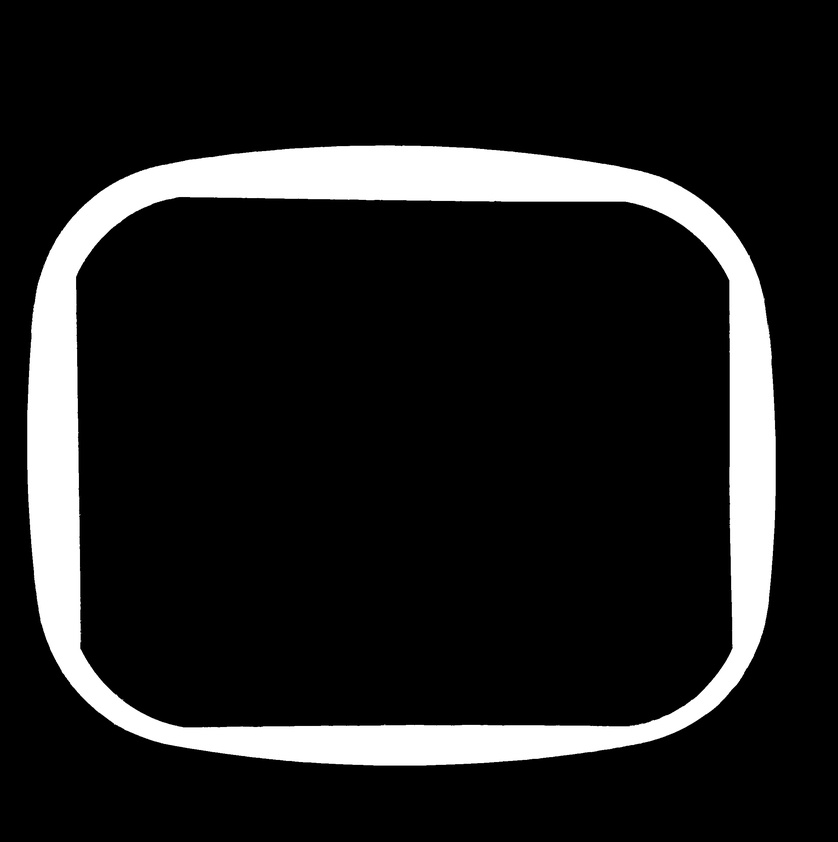
#> input picture docs/5x7_segmented.jpg, 838 x 842 px, shrunk from 2368 x 2380 before the run, found by its file name
$ python process-segmented-5x7.py
#> lines starting #> are read from the running program, lines starting #| are printed output that depends on the picture; after the words box and inside, x2 and y2 are one past the last pixel; in counts of white or black regions, pixels touching at a corner belong together
import cv2
import numpy as np
import math

# Load the image
image = cv2.imread("/photos/5x7_segmented.jpg")
#> image is the input picture: shape (842, 838, 3); min 0, max 255, mean 31.2

# Convert to grayscale
grayscale = cv2.cvtColor(image, cv2.COLOR_BGR2GRAY)

# Find contours
contours, hierarchy = cv2.findContours(grayscale, cv2.RETR_TREE, cv2.CHAIN_APPROX_SIMPLE)
#> contours = 1621 contours, 1579 with area under 20; largest, box (x1, y1, x2, y2) and area: (24, 142, 779, 768) 424259, (76, 197, 732, 727) 327526, (727, 359, 730, 465) 208, (775, 434, 778, 506) 140, (25, 413, 28, 466) 102

# Draw contours
cv2.drawContours(image, contours, -1, (0, 0, 255), 2)

# Process outer contour
outer_contour = sorted(contours, key=cv2.contourArea)[-1]
#> outer_contour = contour of 2833 points, box (x1, y1, x2, y2) (24, 142, 779, 768), area 424259
outer_bounding_box = cv2.boundingRect(outer_contour)
#> outer_bounding_box = (24, 142, 755, 626)
cv2.rectangle(image, outer_bounding_box, (255, 0, 0), 2)

# Get the N,E,S,W points of the outer bounding box
outer_bounding_box_N_point = (outer_bounding_box[0] + outer_bounding_box[2] // 2, outer_bounding_box[1])
#> outer_bounding_box_N_point = (401, 142)
outer_bounding_box_E_point = (outer_bounding_box[0] + outer_bounding_box[2], outer_bounding_box[1] + outer_bounding_box[3] // 2)
#> outer_bounding_box_E_point = (779, 455)
outer_bounding_box_S_point = (outer_bounding_box[0] + outer_bounding_box[2] // 2, outer_bounding_box[1] + outer_bounding_box[3])
#> outer_bounding_box_S_point = (401, 768)
outer_bounding_box_W_point = (outer_bounding_box[0], outer_bounding_box[1] + outer_bounding_box[3] // 2)
#> outer_bounding_box_W_point = (24, 455)

def distance(a, b):
    return math.sqrt((a[0] - b[0]) ** 2 + (a[1] - b[1]) ** 2)

def centriod(contour):
    M = cv2.moments(contour)
    if M["m00"] == 0:
        return (contour[0][0][0], contour[0][0][1])
    return (int(M["m10"] / M["m00"]), int(M["m01"] / M["m00"]))

# Closest contour
outer_N_contour = sorted(contours, key=lambda c: distance(centriod(c), outer_bounding_box_N_point))[0]
#> outer_N_contour = [[400, 144], [401, 143], [404, 143], [405, 144], [404, 145], [401, 145]]
outer_E_contour = sorted(contours, key=lambda c: distance(centriod(c), outer_bounding_box_E_point))[0]
#> outer_E_contour = [[775, 435], [776, 434], [777, 435], [777, 504], [776, 505], [775, 504]]
outer_S_contour = sorted(contours, key=lambda c: distance(centriod(c), outer_bounding_box_S_point))[0]
#> outer_S_contour = [[373, 766], [374, 765], [423, 765], [424, 766], [423, 767], [374, 767]]
outer_W_contour = sorted(contours, key=lambda c: distance(centriod(c), outer_bounding_box_W_point))[0]
#> outer_W_contour = [[25, 467], [26, 466], [27, 467], [26, 468]]

# Draw the N,E,S,W points of the outer bounding box
cv2.circle(image, centriod(outer_N_contour), 10, (255, 100, 100), -1)
cv2.circle(image, centriod(outer_E_contour), 10, (255, 100, 100), -1)
cv2.circle(image, centriod(outer_S_contour), 10, (255, 100, 100), -1)
cv2.circle(image, centriod(outer_W_contour), 10, (255, 100, 100), -1)

# Process inner contour
inner_contour = sorted(contours, key=cv2.contourArea)[-2]
#> inner_contour = contour of 1628 points, box (x1, y1, x2, y2) (76, 197, 732, 727), area 327526
inner_bounding_box = cv2.boundingRect(inner_contour)
#> inner_bounding_box = (76, 197, 656, 530)
cv2.rectangle(image, inner_bounding_box, (0, 255, 0), 2)

# Get the N,E,S,W points of the inner bounding box
inner_bounding_box_N_point = (inner_bounding_box[0] + inner_bounding_box[2] // 2, inner_bounding_box[1])
#> inner_bounding_box_N_point = (404, 197)
inner_bounding_box_E_point = (inner_bounding_box[0] + inner_bounding_box[2], inner_bounding_box[1] + inner_bounding_box[3] // 2)
#> inner_bounding_box_E_point = (732, 462)
inner_bounding_box_S_point = (inner_bounding_box[0] + inner_bounding_box[2] // 2, inner_bounding_box[1] + inner_bounding_box[3])
#> inner_bounding_box_S_point = (404, 727)
inner_bounding_box_W_point = (inner_bounding_box[0], inner_bounding_box[1] + inner_bounding_box[3] // 2)
#> inner_bounding_box_W_point = (76, 462)

# Closest contour
inner_N_contour = sorted(contours, key=lambda c: distance(centriod(c), inner_bounding_box_N_point))[0]
#> inner_N_contour = [[402, 201], [403, 200], [404, 201], [404, 202], [403, 203], [402, 202]]
inner_E_contour = sorted(contours, key=lambda c: distance(centriod(c), inner_bounding_box_E_point))[0]
#> inner_E_contour = [[727, 465], [728, 464], [729, 465], [729, 466], [728, 467], [727, 466]]
inner_S_contour = sorted(contours, key=lambda c: distance(centriod(c), inner_bounding_box_S_point))[0]
#> inner_S_contour = [[405, 722], [406, 723], [406, 724], [405, 725], [404, 725], [403, 724]]
inner_W_contour = sorted(contours, key=lambda c: distance(centriod(c), inner_bounding_box_W_point))[0]
#> inner_W_contour = [[78, 455], [79, 454], [80, 455], [80, 472], [79, 473], [78, 472]]

# Draw the N,E,S,W points of the inner bounding box
cv2.circle(image, centriod(inner_N_contour), 10, (100, 255, 100), -1)
cv2.circle(image, centriod(inner_E_contour), 10, (100, 255, 100), -1)
cv2.circle(image, centriod(inner_S_contour), 10, (100, 255, 100), -1)
cv2.circle(image, centriod(inner_W_contour), 10, (100, 255, 100), -1)

# Draw outer lines
cv2.line(image, centriod(outer_E_contour), centriod(outer_W_contour), (255, 100, 100), 2)
cv2.line(image, centriod(outer_N_contour), centriod(outer_S_contour), (255, 100, 100), 2)

# Draw inner lines
cv2.line(image, centriod(inner_E_contour), centriod(inner_W_contour), (100, 255, 100), 2)
cv2.line(image, centriod(inner_N_contour), centriod(inner_S_contour), (100, 255, 100), 2)

# Draw outer lines
cv2.line(image, outer_bounding_box_E_point, outer_bounding_box_W_point, (255, 0, 0), 2)
cv2.line(image, outer_bounding_box_N_point, outer_bounding_box_S_point, (255, 0, 0), 2)

# Draw inner lines
cv2.line(image, inner_bounding_box_E_point, inner_bounding_box_W_point, (0, 255, 0), 2)
cv2.line(image, inner_bounding_box_N_point, inner_bounding_box_S_point, (0, 255, 0), 2)
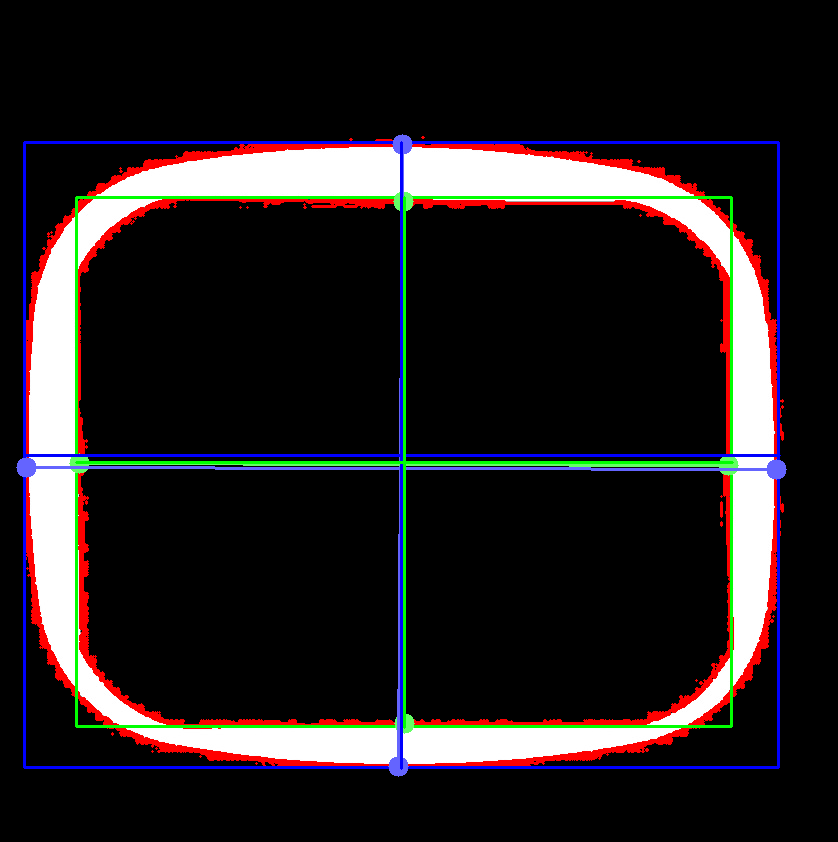
#> image: shape (842, 838, 3); mean B, G, R 33.1, 32.1, 37.1

# Save the edge detected image
cv2.imwrite("/photos/5x7_final.jpg", image)

# Calculate the outer values
outer_w = distance(outer_bounding_box_E_point, outer_bounding_box_W_point)
#> outer_w = 755
outer_w = max(outer_w, distance(outer_bounding_box_E_point, outer_bounding_box_W_point))
outer_h = distance(outer_bounding_box_N_point, outer_bounding_box_S_point)
#> outer_h = 626
outer_h = max(outer_h, distance(outer_bounding_box_N_point, outer_bounding_box_S_point))

# Calculate the inner values
inner_w = distance(inner_bounding_box_E_point, inner_bounding_box_W_point)
#> inner_w = 656
inner_w = max(inner_w, distance(inner_bounding_box_E_point, inner_bounding_box_W_point))
inner_h = distance(inner_bounding_box_N_point, inner_bounding_box_S_point)
#> inner_h = 530
inner_h = max(inner_h, distance(inner_bounding_box_N_point, inner_bounding_box_S_point))

print(f"outer_w: {int(outer_w)} px")
#| outer_w: 755 px
print(f"outer_h: {int(outer_h)} px")
#| outer_h: 626 px
print(f"inner_w: {int(inner_w)} px")
#| inner_w: 656 px
print(f"inner_h: {int(inner_h)} px")
#| inner_h: 530 px

width, height, _ = image.shape
#> width = 842; height = 838
px_per_inch_x = width / 8
#> px_per_inch_x = 105.2
px_per_inch_y = height / 8
#> px_per_inch_y = 104.8

print(f"outer_w: {outer_w / px_per_inch_x:.2f} in")
#| outer_w: 7.17 in
print(f"outer_h: {outer_h / px_per_inch_y:.2f} in")
#| outer_h: 5.98 in
print(f"inner_w: {inner_w / px_per_inch_x:.2f} in")
#| inner_w: 6.23 in
print(f"inner_h: {inner_h / px_per_inch_y:.2f} in")
#| inner_h: 5.06 in

$ run again, with docs/4x4_segmented.jpg copied over docs/5x7_segmented.jpg
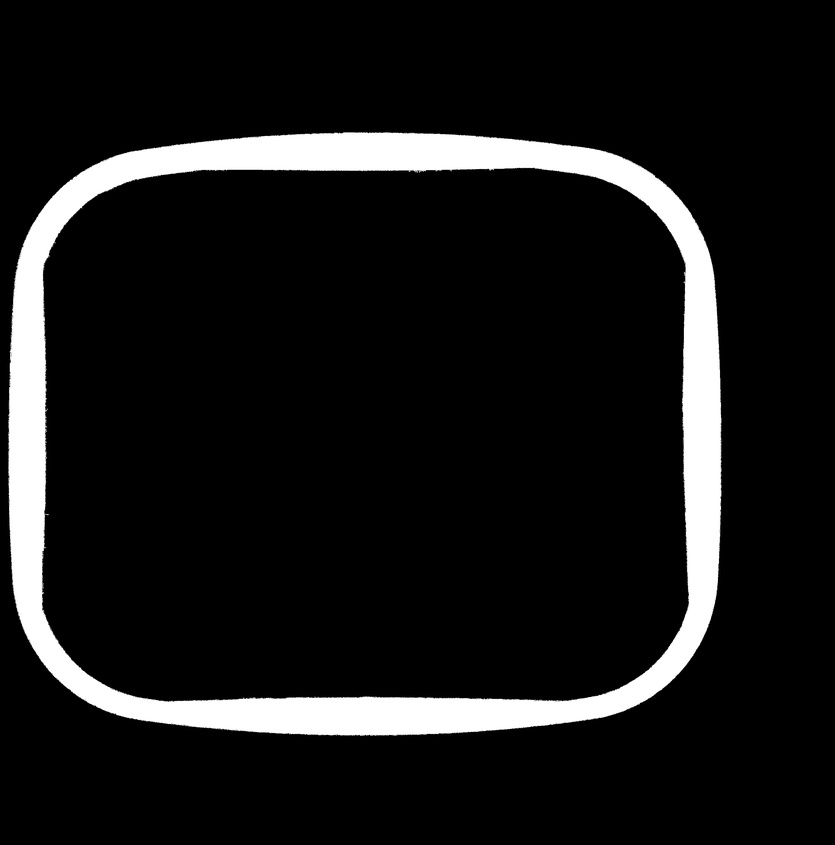
#> input picture docs/4x4_segmented.jpg, 835 x 845 px, shrunk from 2476 x 2508 before the run, found by its file name
#> image is the input picture: shape (845, 835, 3); min 0, max 255, mean 24.8
#> contours = 1942 contours, 1927 with area under 20; largest, box (x1, y1, x2, y2) and area: (5, 128, 728, 739) 400700, (42, 168, 687, 701) 320988, (6, 455, 10, 505) 97, (322, 734, 353, 738) 59, (231, 169, 258, 173) 52
#> outer_contour = contour of 2615 points, box (x1, y1, x2, y2) (5, 128, 728, 739), area 400700
#> outer_bounding_box = (5, 128, 723, 611)
#> outer_bounding_box_N_point = (366, 128)
#> outer_bounding_box_E_point = (728, 433)
#> outer_bounding_box_S_point = (366, 739)
#> outer_bounding_box_W_point = (5, 433)
#> outer_N_contour = [[365, 131], [366, 130], [367, 131], [366, 132]]
#> outer_E_contour = [[727, 433]]
#> outer_S_contour = [[362, 736], [363, 735], [366, 735], [367, 736], [366, 737], [363, 737]]
#> outer_W_contour = [[1, 432], [1, 434]]
#> inner_contour = contour of 2622 points, box (x1, y1, x2, y2) (42, 168, 687, 701), area 320988
#> inner_bounding_box = (42, 168, 645, 533)
#> inner_bounding_box_N_point = (364, 168)
#> inner_bounding_box_E_point = (687, 434)
#> inner_bounding_box_S_point = (364, 701)
#> inner_bounding_box_W_point = (42, 434)
#> inner_N_contour = [[366, 171], [367, 170], [368, 171], [367, 172]]
#> inner_E_contour = [[681, 432], [682, 431], [683, 432], [683, 434], [682, 435], [681, 434]]
#> inner_S_contour = [[359, 695], [360, 694], [362, 694], [363, 695], [362, 696], [360, 696]]
#> inner_W_contour = [[45, 433], [46, 432], [47, 433], [46, 434]]
#> `cv2.line(image, inner_bounding_box_N_point, inner_bounding_box_S_point..`:
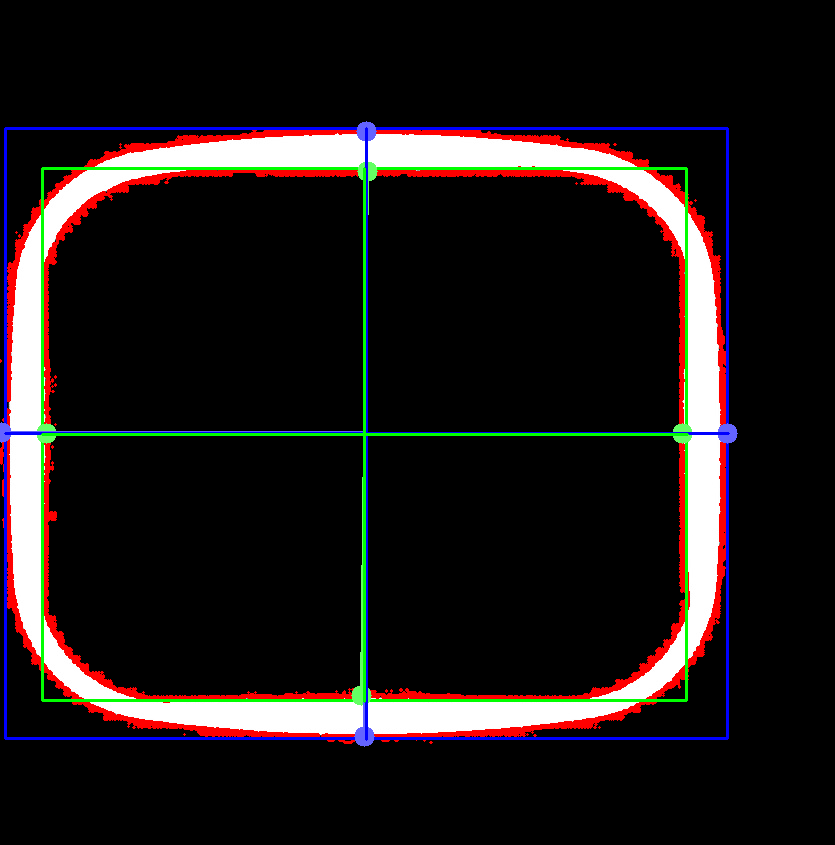
#> image: shape (845, 835, 3); mean B, G, R 25.1, 25.2, 30.8
#> outer_w = 723
#> outer_h = 611
#> inner_w = 645
#> inner_h = 533
#| outer_w: 723 px
#| outer_h: 611 px
#| inner_w: 645 px
#| inner_h: 533 px
#| outer_w: 6.84 in
#| outer_h: 5.85 in
#| inner_w: 6.11 in
#| inner_h: 5.11 in
